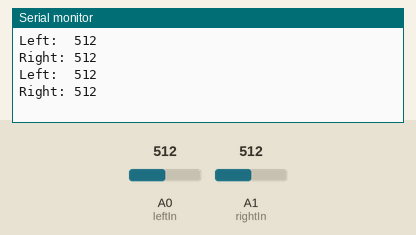
A sketch run on a simulated Arduino Uno, built with avr-gcc and run on an emulated ATmega328P. Parts: the last lines printed to the serial monitor. The inputs (shaded band) are chosen by the test bench; at power-on: A0 (leftIn) = 512, A1 (rightIn) = 512.

Above: at 1.8 s.
1.9 s: A0 (leftIn) set to 716
At 2.8 s:
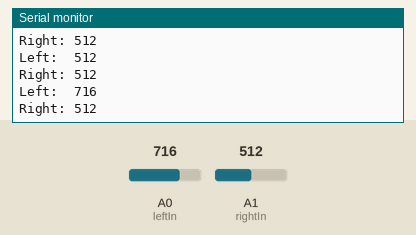
3.4 s: A1 (rightIn) set to 716
At 4.7 s:
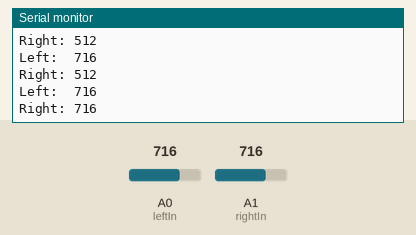
4.9 s: A0 (leftIn) set to 860
At 5.6 s:
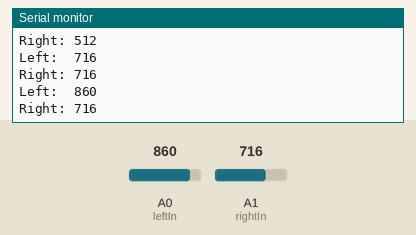
6.4 s: A1 (rightIn) set to 860
At 7.8 s:
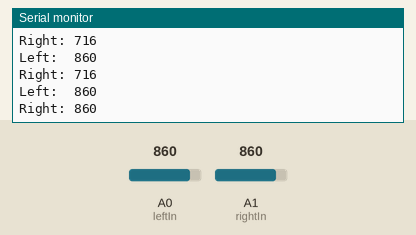
Timing chart, 0 to 8.9 s (numbered marks = the images above; inputs shaded):
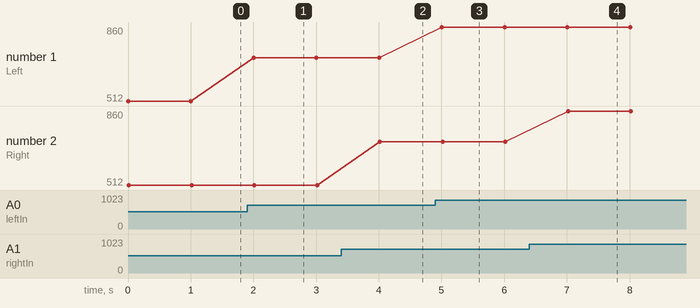

Measured:
- after the input at 1.9 s, the serial monitor: prints a new line after 0.10 s (image 1)
- after the input at 3.4 s, the serial monitor: prints a new line after 0.62 s (image 2)
- after the input at 4.9 s, the serial monitor: prints a new line after 0.10 s (image 3)
- after the input at 6.4 s, the serial monitor: prints a new line after 0.62 s (image 4)
- plotted number 1: 512 → 716 after the input at 1.9 s, 716 → 860 after the input at 4.9 s

The sketch:

analogue_LF_sensor_test.ino
```cpp
//defining pins and variables
#define leftIn A0
#define rightIn A1

void setup() {
  //declaring pin types
  pinMode(leftIn,INPUT);
  pinMode(rightIn,INPUT);
  //begin serial communication
  Serial.begin(9600);

}

void loop(){
  //left sensor state
  int LineSensor1;
  //right sensor state
  int LineSensor2;

  //printing values of the sensors to the serial monitor

  Serial.print("Left:  ");
  Serial.println(analogRead(leftIn));
  Serial.print("Right: ");
  Serial.println(analogRead(rightIn));
  delay(1000);

//sets left LineSensor1 to high if on tape, else Low
  if(analogRead(leftIn) >= 850){
      LineSensor1 = HIGH;
  }
  else {
      LineSensor1 = LOW;
  }
  //sets right LineSensor2 to high if on tape, else Low
  if(analogRead(rightIn) >= 850){
      LineSensor2 = HIGH;
  }
  else {
      LineSensor2 = LOW;
  }
  //printing hi/lo variables
  /*
  Serial.println("Left");
  Serial.println(LineSensor1);
  Serial.println("Right");
  Serial.println(LineSensor2);
  delay(1000);
  */
}
```
